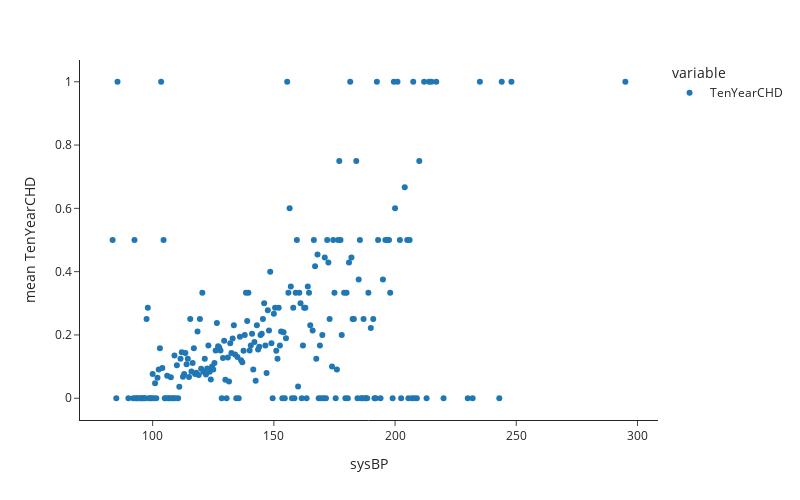

Notebook code cell kept with this figure:
### Markdown cell above
### Investigate Feature: 'sysBP' (systolic Blood Pressure)

### Code cell
px.scatter(
    df.groupby('sysBP')[target].mean(),
    width=800, height=500,
    labels={"value": f"mean {target}"},
    template='simple_white',
)

### Figure 1 — Plotly figure (JSON) as saved in the notebook; plotly's stock layout.template omitted (floating-point values rounded to 4 significant figures; data arrays with more than 128 entries replaced by an {"elided": "..."} marker saying what was removed)
{"data": [{"hovertemplate": "variable=TenYearCHD<br>sysBP=%{x}<br>mean TenYearCHD=%{y}<extra></extra>", "legendgroup": "TenYearCHD", "marker": {"color": "#1F77B4", "symbol": "circle"}, "mode": "markers", "name": "TenYearCHD", "orientation": "v", "showlegend": true, "type": "scatter", "x": {"elided": "234 float values"}, "xaxis": "x", "y": {"elided": "234 float values"}, "yaxis": "y"}], "layout": {"height": 500, "legend": {"title": {"text": "variable"}, "tracegroupgap": 0}, "margin": {"t": 60}, "width": 800, "xaxis": {"anchor": "y", "domain": [0, 1], "title": {"text": "sysBP"}}, "yaxis": {"anchor": "x", "domain": [0, 1], "title": {"text": "mean TenYearCHD"}}}}
